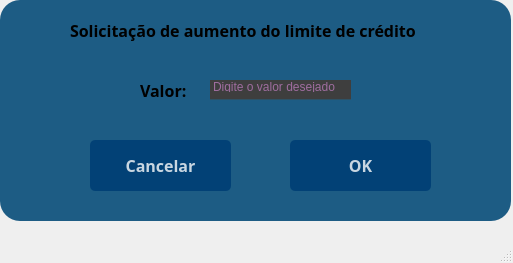
<?xml version="1.0" encoding="UTF-8"?>
<ui version="4.0">
 <class>MainWindow</class>
 <widget class="QMainWindow" name="MainWindow">
  <property name="geometry">
   <rect>
    <x>0</x>
    <y>0</y>
    <width>513</width>
    <height>263</height>
   </rect>
  </property>
  <property name="windowTitle">
   <string>MainWindow</string>
  </property>
  <widget class="QWidget" name="centralwidget">
   <widget class="QWidget" name="widget" native="true">
    <property name="geometry">
     <rect>
      <x>0</x>
      <y>0</y>
      <width>511</width>
      <height>221</height>
     </rect>
    </property>
    <property name="styleSheet">
     <string notr="true">background-color: rgb(29, 92, 132);
border-radius:20px;</string>
    </property>
    <widget class="QLabel" name="msg_label">
     <property name="geometry">
      <rect>
       <x>120</x>
       <y>290</y>
       <width>281</width>
       <height>16</height>
      </rect>
     </property>
     <property name="text">
      <string/>
     </property>
    </widget>
    <widget class="QPushButton" name="okButton">
     <property name="geometry">
      <rect>
       <x>290</x>
       <y>140</y>
       <width>141</width>
       <height>51</height>
      </rect>
     </property>
     <property name="font">
      <font>
       <family>Arial Black</family>
       <pointsize>12</pointsize>
       <weight>75</weight>
       <bold>true</bold>
      </font>
     </property>
     <property name="styleSheet">
      <string notr="true">
QPushButton#okButton{
background-color:rgba(2, 65, 118, 255);
color:rgba(255, 255, 255, 200);
border-radius:5px;
}

QPushButton#okButton:pressed{
padding-left:5px;
padding-top:5px;
background-color:qlineargradient(spread:pad, x1:1, y1:1, x2:1, y2:0, stop:0 rgba(66, 199, 255, 100), stop:1 rgba(255, 255, 255, 100));
}

QPushButton#okButton{
background-color:rgba(2, 65, 118, 255);
}
</string>
     </property>
     <property name="text">
      <string>OK</string>
     </property>
    </widget>
    <widget class="QLabel" name="labelSaldo_2">
     <property name="geometry">
      <rect>
       <x>100</x>
       <y>130</y>
       <width>101</width>
       <height>21</height>
      </rect>
     </property>
     <property name="font">
      <font>
       <family>Arial Black</family>
       <pointsize>12</pointsize>
       <weight>75</weight>
       <bold>true</bold>
      </font>
     </property>
     <property name="styleSheet">
      <string notr="true">background-color: 0</string>
     </property>
     <property name="text">
      <string/>
     </property>
    </widget>
    <widget class="QLabel" name="faturaLabel_2">
     <property name="geometry">
      <rect>
       <x>80</x>
       <y>160</y>
       <width>71</width>
       <height>21</height>
      </rect>
     </property>
     <property name="font">
      <font>
       <family>Arial Black</family>
       <pointsize>12</pointsize>
       <weight>75</weight>
       <bold>true</bold>
      </font>
     </property>
     <property name="styleSheet">
      <string notr="true">background-color: 0</string>
     </property>
     <property name="text">
      <string/>
     </property>
    </widget>
    <widget class="QLabel" name="labelSaldo">
     <property name="geometry">
      <rect>
       <x>140</x>
       <y>80</y>
       <width>61</width>
       <height>21</height>
      </rect>
     </property>
     <property name="font">
      <font>
       <family>Arial Black</family>
       <pointsize>12</pointsize>
       <weight>75</weight>
       <bold>true</bold>
      </font>
     </property>
     <property name="styleSheet">
      <string notr="true">background-color: 0</string>
     </property>
     <property name="text">
      <string>Valor:</string>
     </property>
    </widget>
    <widget class="QLineEdit" name="vlr_aumento">
     <property name="geometry">
      <rect>
       <x>210</x>
       <y>80</y>
       <width>141</width>
       <height>20</height>
      </rect>
     </property>
     <property name="styleSheet">
      <string notr="true">background-color: rgb(62, 62, 62);
border: 1px solid rgba(0, 0, 0, 0);
border-bottom-color:rgba(46, 82, 101, 255);
color:rgb(255, 155, 255);
padding-bottom:7px</string>
     </property>
     <property name="echoMode">
      <enum>QLineEdit::Normal</enum>
     </property>
     <property name="placeholderText">
      <string>Digite o valor desejado</string>
     </property>
    </widget>
    <widget class="QPushButton" name="cancelarButton">
     <property name="geometry">
      <rect>
       <x>90</x>
       <y>140</y>
       <width>141</width>
       <height>51</height>
      </rect>
     </property>
     <property name="font">
      <font>
       <family>Arial Black</family>
       <pointsize>12</pointsize>
       <weight>75</weight>
       <bold>true</bold>
      </font>
     </property>
     <property name="styleSheet">
      <string notr="true">
QPushButton#cancelarButton{
background-color:rgba(2, 65, 118, 255);
color:rgba(255, 255, 255, 200);
border-radius:5px;
}

QPushButton#cancelarButton:pressed{
padding-left:5px;
padding-top:5px;
background-color:qlineargradient(spread:pad, x1:1, y1:1, x2:1, y2:0, stop:0 rgba(66, 199, 255, 100), stop:1 rgba(255, 255, 255, 100));
}

QPushButton#cancelarButton{
background-color:rgba(2, 65, 118, 255);
}
</string>
     </property>
     <property name="text">
      <string>Cancelar</string>
     </property>
    </widget>
    <widget class="QLabel" name="labelSaldo_3">
     <property name="geometry">
      <rect>
       <x>70</x>
       <y>20</y>
       <width>391</width>
       <height>21</height>
      </rect>
     </property>
     <property name="font">
      <font>
       <family>Arial Black</family>
       <pointsize>12</pointsize>
       <weight>75</weight>
       <bold>true</bold>
      </font>
     </property>
     <property name="styleSheet">
      <string notr="true">background-color: 0</string>
     </property>
     <property name="text">
      <string>Solicitação de aumento do limite de crédito</string>
     </property>
    </widget>
   </widget>
  </widget>
  <widget class="QMenuBar" name="menubar">
   <property name="geometry">
    <rect>
     <x>0</x>
     <y>0</y>
     <width>513</width>
     <height>21</height>
    </rect>
   </property>
  </widget>
  <widget class="QStatusBar" name="statusbar"/>
 </widget>
 <resources/>
 <connections/>
</ui>
